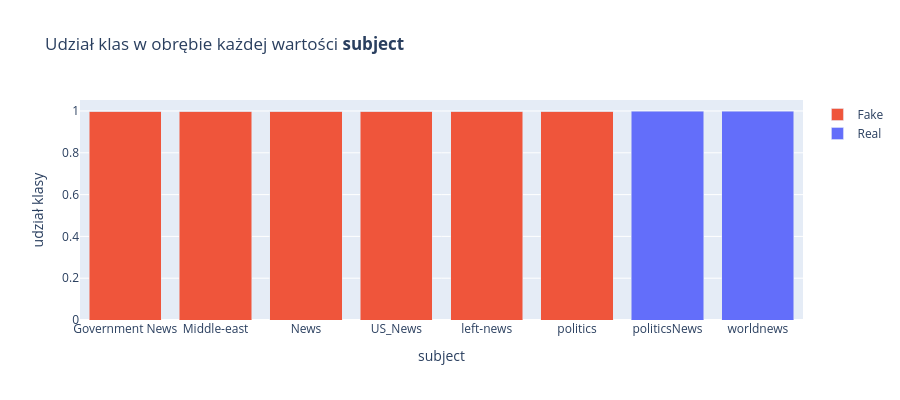

Here is the notebook cell this chart was saved with:
### Code cell
subj_share = pd.crosstab(df['subject'], df['label_name'], normalize='index').round(3)
fig = px.bar(subj_share.reset_index().melt(id_vars='subject', var_name='Klasa', value_name='Udział'),
             x='subject', y='Udział', color='Klasa',
             color_discrete_map=LABEL_COLORS,
             title='Udział klas w obrębie każdej wartości <b>subject</b>')
fig.update_layout(xaxis_title='subject', yaxis_title='udział klasy', barmode='stack',
                  height=400, legend_title='')
fig.show()

### Figure 1 — Plotly figure (JSON) as saved in the notebook; plotly's stock layout.template omitted (floating-point values rounded to 4 significant figures)
{"data": [{"hovertemplate": "Klasa=Fake<br>subject=%{x}<br>Udział=%{y}<extra></extra>", "legendgroup": "Fake", "marker": {"color": "#EF553B", "pattern": {"shape": ""}}, "name": "Fake", "orientation": "v", "showlegend": true, "textposition": "auto", "type": "bar", "x": ["Government News", "Middle-east", "News", "US_News", "left-news", "politics", "politicsNews", "worldnews"], "xaxis": "x", "y": [1.0, 1.0, 1.0, 1.0, 1.0, 1.0, 0.0, 0.0], "yaxis": "y"}, {"hovertemplate": "Klasa=Real<br>subject=%{x}<br>Udział=%{y}<extra></extra>", "legendgroup": "Real", "marker": {"color": "#636EFA", "pattern": {"shape": ""}}, "name": "Real", "orientation": "v", "showlegend": true, "textposition": "auto", "type": "bar", "x": ["Government News", "Middle-east", "News", "US_News", "left-news", "politics", "politicsNews", "worldnews"], "xaxis": "x", "y": [0.0, 0.0, 0.0, 0.0, 0.0, 0.0, 1.0, 1.0], "yaxis": "y"}], "layout": {"barmode": "stack", "height": 400, "legend": {"title": {"text": ""}, "tracegroupgap": 0}, "title": {"text": "Udział klas w obrębie każdej wartości <b>subject</b>"}, "xaxis": {"anchor": "y", "domain": [0.0, 1.0], "title": {"text": "subject"}}, "yaxis": {"anchor": "x", "domain": [0.0, 1.0], "title": {"text": "udział klasy"}}}}
